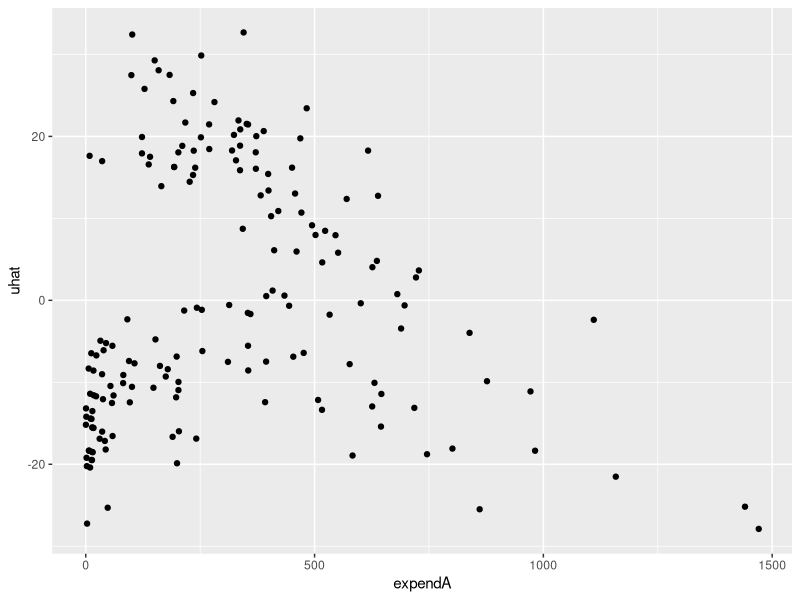
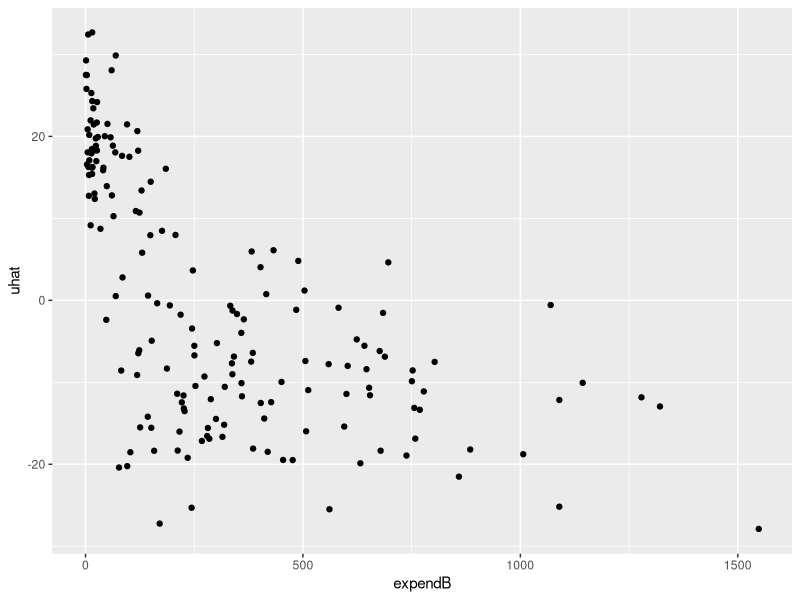

Generate these figures, in order, with R:
## ---- chunk 1
knitr::opts_chunk$set(echo = TRUE)
## ---- chunk 2
library(readxl)
library(ggplot2)
## ---- chunk 3
vote1 <- read_xlsx("vote1.xlsx")
## ---- chunk 4
mod1 <- lm(voteA ~ expendA, data = vote1)
summary(mod1)
## ---- chunk 5
vote1$yhat <- fitted(mod1)
vote1$uhat <- resid(mod1)

head(vote1)
## ---- chunk 6
qplot(x = expendA, y = uhat, data = vote1)
## ---- chunk 7
qplot(x = expendB, y = uhat, data = vote1)
## ---- chunk 8
with(vote1,  cor(expendA, expendB))
## ---- chunk 9
mod2 <- update(mod1, . ~ . + expendB)
summary(mod2)
## ---- chunk 10
mod3 <- update(mod2, . ~ . + democA)
summary(mod3)
